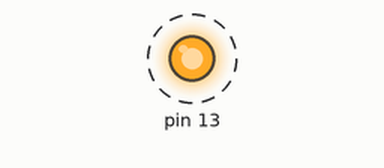
Bench run of a sketch on a simulated Arduino Nano, built with avr-gcc and run on an emulated ATmega328P. Parts: output pins drawn as LEDs (lit = HIGH). Dashed ring = blinking. No radio packets arrive unless stated.

Above: at 0.03 s.
Timing chart, 0 to 3.0 s (numbered marks = the images above):
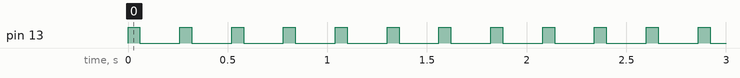

The sketch:

Transmitter.ino
```cpp
    /*
    PIN  DESCRIPTION      ARDUINO PIN
    1    GND              GND
    2    VCC (3.5-12V)    VCC
    3    TX DATA          D2
    */

    #include <VirtualWire.h>
    const int TX_DIO_Pin = 2;

    void setup() {
      pinMode(13, OUTPUT);
      initialize_transmitter();
    }

    /* Main program */
    void loop() {
      int counter;
      for(counter=0; counter<100; counter++) {
        digitalWrite(13, HIGH);
        transmit_integer(counter);
        digitalWrite(13, LOW);
        delay(200);
      }
    }


    /* DO NO EDIT BELOW */

    void initialize_transmitter() {
      /* Initialises the DIO pin used to send data to the Tx module */
      vw_set_tx_pin(TX_DIO_Pin);
      /* Set the transmit logic level (LOW = transmit for this version of module)*/
      vw_set_ptt_inverted(true);

      /* Transmit at 2000 bits per second */
      vw_setup(2000);    // Bits per sec
    }

    void transmit_integer(unsigned int Data) {
      /* The transmit buffer that will hold the data to be
         transmitted. */
      byte TxBuffer[2];
      /* ...and store it as high and low bytes in the transmit
         buffer */
      TxBuffer[0] = Data >> 8;
      TxBuffer[1] = Data;

      /* Send the data (2 bytes) */
      vw_send((byte *)TxBuffer, 2);
      /* Wait until the data has been sent */
      vw_wait_tx();
    }
```

Measured:
- by itself, pin 13: alternates HIGH for 0.06 s and LOW for 0.20 s
